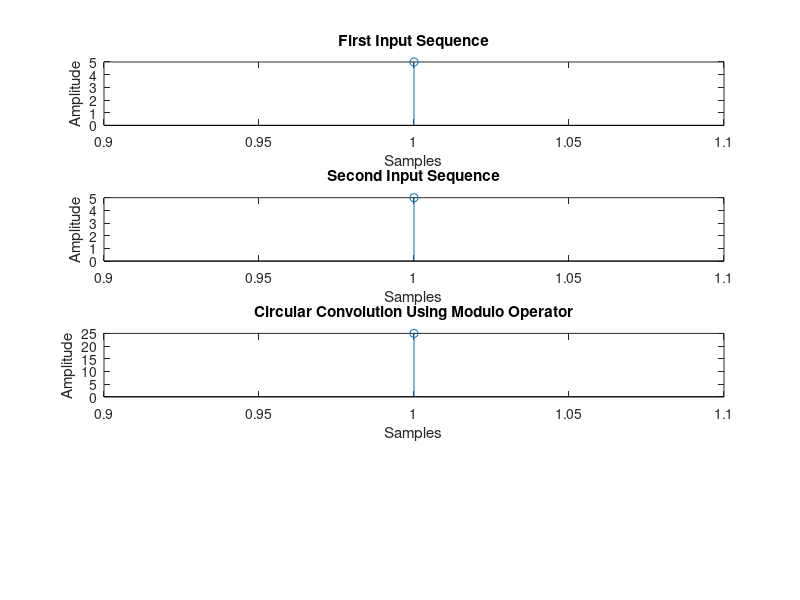

Source code (MATLAB):
clc;
close all;
clear all;

x1=input('Enter the first sequence :');
x2=input('Enter the second sequence: ');

N1=length(x1);
N2=length(x2);
N=max(N1,N2);
 
if(N2>N1)
x4=[x1,zeros(1,N-N1)];
x5=x2;
elseif(N2==N1)
        x4=x1;
        x5=x2;
else
x4=x1;
x5=[x2,zeros(1,N-N2)];
end
 
x3=zeros(1,N);
for m=0:N-1
x3(m+1)=0;
for n=0:N-1
        j=mod(m-n,N);
        x3(m+1)=x3(m+1)+x4(n+1).*x5(j+1);
end
end

disp(x3);

subplot(4,1,1)
stem(x1);
title('First Input Sequence');
xlabel('Samples');
ylabel('Amplitude');

subplot(4,1,2)
stem(x2);
title('Second Input Sequence');
xlabel('Samples');
ylabel('Amplitude');

subplot(4,1,3)
stem(x3);
title('Circular Convolution Using Modulo Operator');
xlabel('Samples');
ylabel('Amplitude');
